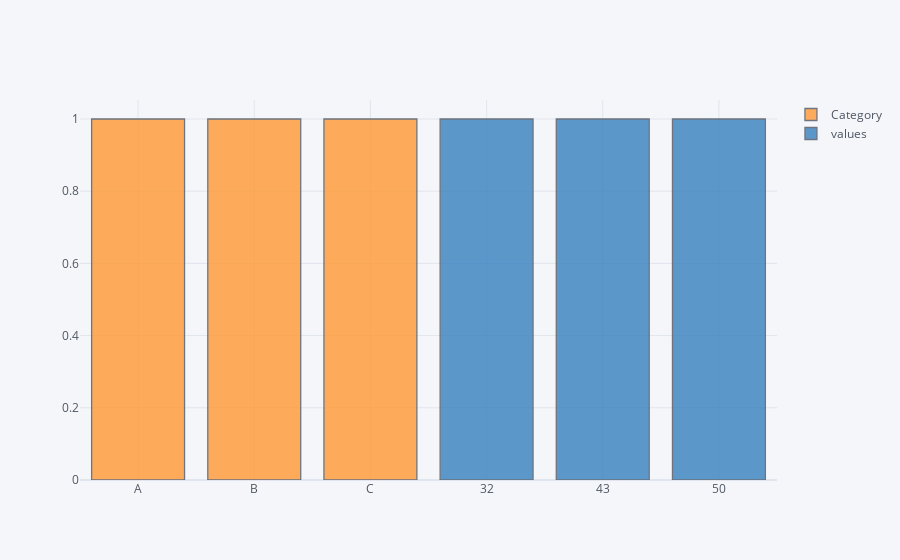

Here is the notebook cell this chart was saved with:
### Code cell
df2.iplot(kind='hist', x='Category', y='values')

### Figure 1 — Plotly figure (JSON) as saved in the notebook; plotly's stock layout.template omitted (floating-point values rounded to 4 significant figures)
{"data": [{"histfunc": "count", "histnorm": "", "marker": {"color": "rgba(255, 153, 51, 1.0)", "line": {"color": "#4D5663", "width": 1.3}}, "name": "Category", "opacity": 0.8, "orientation": "v", "type": "histogram", "x": ["A", "B", "C"]}, {"histfunc": "count", "histnorm": "", "marker": {"color": "rgba(55, 128, 191, 1.0)", "line": {"color": "#4D5663", "width": 1.3}}, "name": "values", "opacity": 0.8, "orientation": "v", "type": "histogram", "x": [32, 43, 50]}], "layout": {"barmode": "overlay", "legend": {"bgcolor": "#F5F6F9", "font": {"color": "#4D5663"}}, "paper_bgcolor": "#F5F6F9", "plot_bgcolor": "#F5F6F9", "title": {"font": {"color": "#4D5663"}}, "xaxis": {"gridcolor": "#E1E5ED", "showgrid": true, "tickfont": {"color": "#4D5663"}, "title": {"font": {"color": "#4D5663"}, "text": ""}, "zerolinecolor": "#E1E5ED"}, "yaxis": {"gridcolor": "#E1E5ED", "showgrid": true, "tickfont": {"color": "#4D5663"}, "title": {"font": {"color": "#4D5663"}, "text": ""}, "zerolinecolor": "#E1E5ED"}}}
